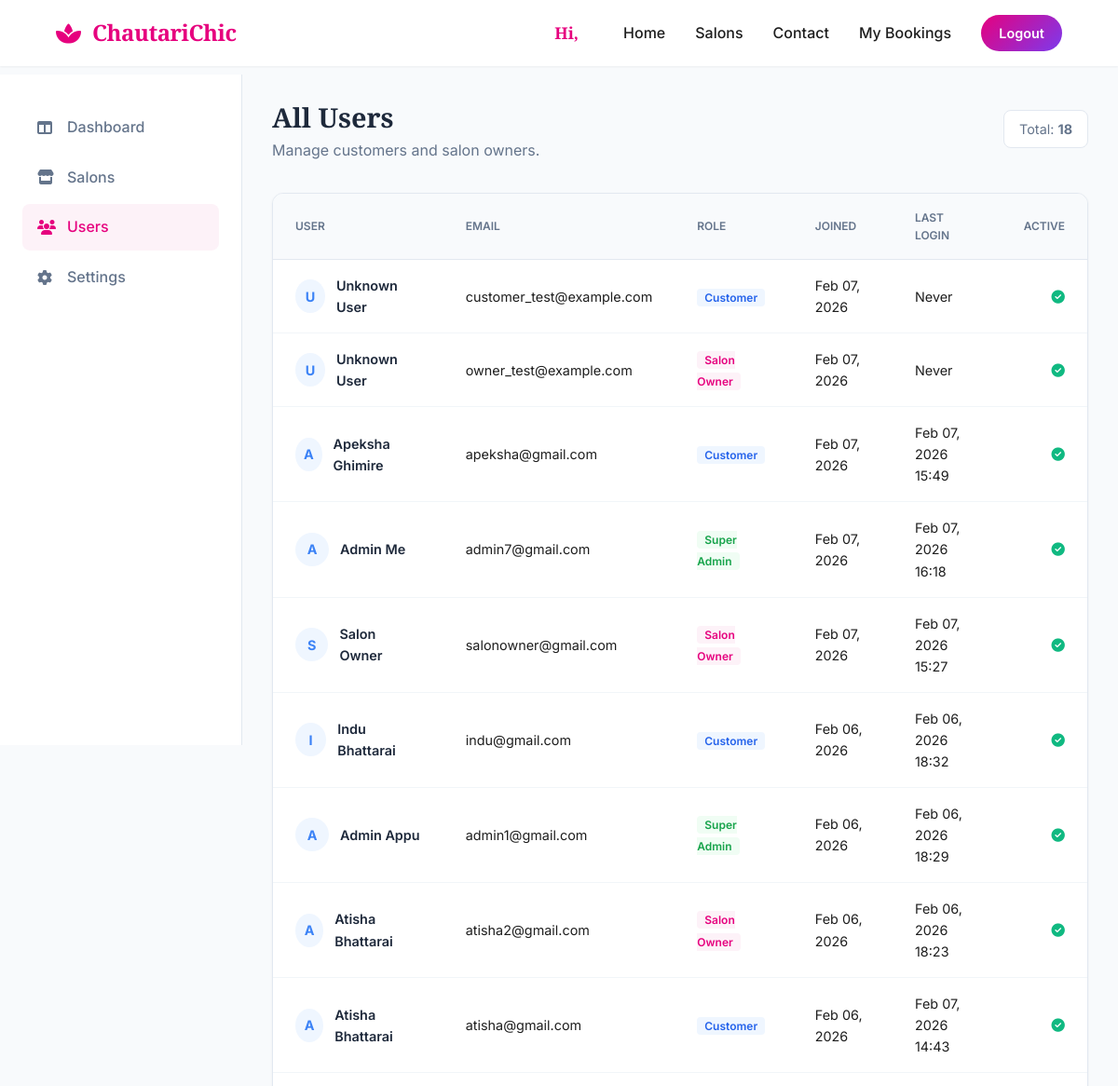
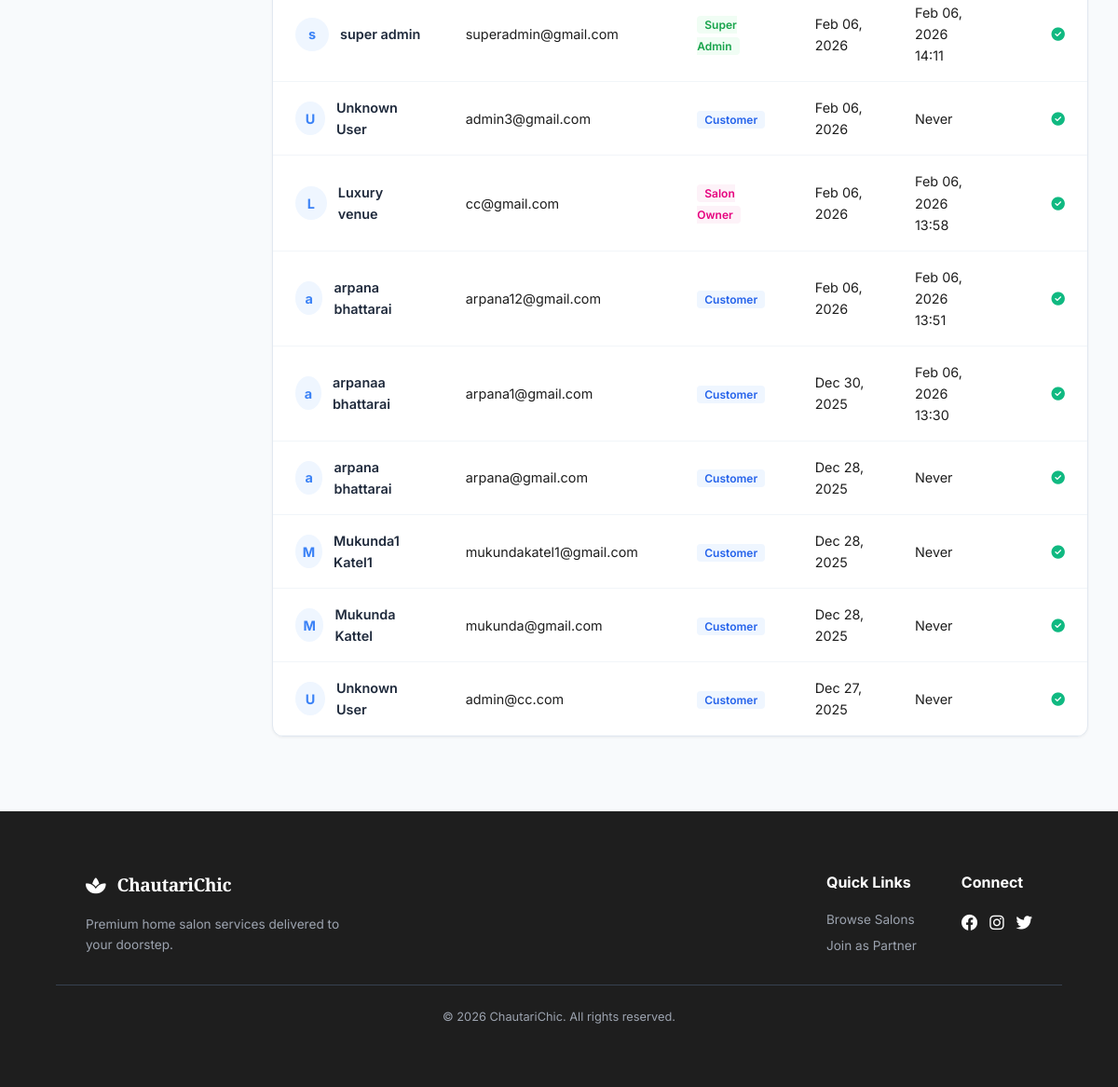
Page /salon/admin/users/ (signed in) on the committed database (2 pictures, top to bottom).
### accounts/models.py (models this page shows, shortened)
class User(AbstractUser):
    USER_TYPE_CHOICES = (
        ('super_admin', 'Super Admin'),
        ('salon_owner', 'Salon Owner'),
        ('customer', 'Customer'),
    )
    user_type = models.CharField(max_length=20, choices=USER_TYPE_CHOICES, default='customer')
    phone_number = models.CharField(max_length=15, unique=True, null=True, blank=True)

### salon/views.py (the view)
# urls.py: path('admin/users/', views.AdminUserListView.as_view(), name='admin_user_list'),
class AdminUserListView(LoginRequiredMixin, SuperAdminRequiredMixin, ListView):
    model = User
    template_name = 'salon/admin_user_list.html'
    context_object_name = 'users'
    queryset = User.objects.all().order_by('-date_joined')

### salon/views.py (called while the page is built)
    def test_func(self):
        return self.request.user.is_authenticated and (self.request.user.user_type == 'super_admin' or self.request.user.is_superuser)

### salon/templates/salon/admin_user_list.html (shortened to what this page needs)
{% extends 'salon/base.html' %}
{% block content %}
<div class="dashboard-container">
    <aside class="sidebar">
        <nav>
            <a href="{% url 'salon:superadmin_dashboard' %}" class="sidebar-link"><i class="fas fa-columns"
                    style="width: 20px;"></i> Dashboard</a>
            <a href="{% url 'salon:admin_salon_list' %}" class="sidebar-link"><i class="fas fa-store"
                    style="width: 20px;"></i> Salons</a>
            <a href="{% url 'salon:admin_user_list' %}" class="sidebar-link active"><i class="fas fa-users"
                    style="width: 20px;"></i> Users</a>
            <a href="#" class="sidebar-link"><i class="fas fa-cog" style="width: 20px;"></i> Settings</a>
        </nav>
    </aside>
    <main class="main-content">
        <div style="margin-bottom: 2rem; display: flex; justify-content: space-between; align-items: center;">
            <div>
                <h1 style="font-family: var(--font-heading); font-size: 1.8rem; color: var(--admin-text);">All Users
                </h1>
                <p style="color: var(--admin-muted);">Manage customers and salon owners.</p>
            </div>
            <div
                style="background: white; padding: 8px 16px; border-radius: 8px; border: 1px solid #e2e8f0; color: var(--admin-muted); font-size: 0.9rem;">
                Total: <strong>{{ users.count }}</strong>
            </div>
        </div>
        <div class="table-container">
            <div style="overflow-x: auto;">
                <table class="admin-table">
                    <thead>
                        <tr>
                            <th>User</th>
                            <th>Email</th>
                            <th>Role</th>
                            <th>Joined</th>
                            <th>Last Login</th>
                            <th style="text-align: right;">Active</th>
                        </tr>
                    </thead>
                    <tbody>
                        {% for user in users %}
                        <tr>
                            <td>
                                <div style="display: flex; align-items: center; gap: 12px;">
                                    <div class="user-avatar">
                                        {{ user.first_name|first|default:"U" }}
                                    </div>
                                    <div style="font-weight: 600; color: #1e293b;">
                                        {{ user.get_full_name|default:"Unknown User" }}
                                    </div>
                                </div>
                            </td>
                            <td>{{ user.email }}</td>
                            <td>
                                <span style="font-size: 0.75rem; font-weight: 600; padding: 2px 8px; border-radius: 4px;
                                {% if user.user_type == 'salon_owner' %} background: #fdf2f8; color: var(--admin-primary);
                                {% elif user.user_type == 'super_admin' %} background: #f0fdf4; color: #16a34a;
                                {% else %} background: #eff6ff; color: #2563eb; {% endif %}">
                                    {{ user.get_user_type_display|default:user.user_type }}
                                </span>
                            </td>
                            <td>{{ user.date_joined|date:"M d, Y" }}</td>
                            <td>{{ user.last_login|date:"M d, Y H:i"|default:"Never" }}</td>
                            <td style="text-align: right;">
                                {% if user.is_active %}
                                <span style="color: #10b981;"><i class="fas fa-check-circle"></i></span>
                                {% else %}
                                <span style="color: #ef4444;"><i class="fas fa-times-circle"></i></span>
                                {% endif %}
                            </td>
                        </tr>
                        {% empty %}
                        <tr>
                            <td colspan="6" style="padding: 3rem; text-align: center; color: #94a3b8;">No users found.
                            </td>
                        </tr>
                        {% endfor %}
                    </tbody>
                </table>
            </div>
        </div>
    </main>
</div>
{% endblock %}

### salon/templates/salon/base.html (style rules this page uses)
:root { --primary: #E6007E; --primary-gradient: linear-gradient(135deg, #E6007E 0%, #7C3AED 100%); --secondary: #7C3AED; --dark: #1E1E1E; --light: #FDF2F8; --white: #FFFFFF; --gray: #6B7280; --gray-light: #F3F4F6; --font-heading: 'Playfair Display', serif; --font-body: 'Inter', sans-serif; --transition: all 0.3s cubic-bezier(0.4, 0, 0.2, 1); --shadow-sm: 0 1px 2px 0 rgba(0, 0, 0, 0.05); --shadow-md: 0 4px 6px -1px rgba(0, 0, 0, 0.1); --shadow-lg: 0 10px 15px -3px rgba(0, 0, 0, 0.1); }
* { margin: 0; padding: 0; box-sizing: border-box; }
body { font-family: var(--font-body); background-color: var(--light); color: var(--dark); line-height: 1.6; }

### salon/templates/salon/admin_user_list.html (style rules this page uses)
:root { --admin-bg: #f8fafc; --admin-sidebar: #ffffff; --admin-text: #1e293b; --admin-muted: #64748b; --admin-primary: #E6007E; }
body { background: var(--admin-bg); }
.dashboard-container { display: flex; min-height: calc(100vh - 80px); }
.sidebar { width: 260px; background: var(--admin-sidebar); border-right: 1px solid #e2e8f0; padding: 2rem 1.5rem; display: flex; flex-direction: column; position: sticky; top: 80px; height: calc(100vh - 80px); flex-shrink: 0; }
.main-content { flex: 1; padding: 2rem; overflow-x: hidden; }
.sidebar-link { display: flex; align-items: center; gap: 12px; padding: 12px 16px; color: var(--admin-muted); text-decoration: none; border-radius: 8px; margin-bottom: 4px; font-weight: 500; transition: all 0.2s; }
.sidebar-link:hover, .sidebar-link.active { background: #fdf2f8; color: var(--admin-primary); }
.table-container { background: white; border-radius: 12px; border: 1px solid #e2e8f0; box-shadow: 0 1px 3px rgba(0, 0, 0, 0.05); overflow: hidden; }
.admin-table { width: 100%; border-collapse: collapse; }
.admin-table th { background: #f8fafc; padding: 1rem 1.5rem; text-align: left; font-size: 0.75rem; color: var(--admin-muted); text-transform: uppercase; font-weight: 600; border-bottom: 1px solid #e2e8f0; }
.admin-table td { padding: 1rem 1.5rem; border-bottom: 1px solid #f1f5f9; font-size: 0.9rem; }
.user-avatar { width: 36px; height: 36px; background: #eff6ff; color: #3b82f6; border-radius: 50%; display: flex; align-items: center; justify-content: center; font-weight: 700; font-size: 0.9rem; }

### rows in the picture
User: first_name|first "U", get_full_name "Unknown User", email "customer_test@example.com", user_type "Customer", date_joined "Feb 07, 2026", last_login "Never", is_active True (drawn)
User: first_name|first "U", get_full_name "Unknown User", email "owner_test@example.com", user_type "Salon Owner", date_joined "Feb 07, 2026", last_login "Never", is_active True (drawn)
User: first_name|first "A", get_full_name "Apeksha Ghimire", email "apeksha@gmail.com", user_type "Customer", date_joined "Feb 07, 2026", last_login "Feb 07, 2026 15:49", is_active True (drawn)
User: first_name|first "A", get_full_name "Admin Me", email "admin7@gmail.com", user_type "Super Admin", date_joined "Feb 07, 2026", last_login "Feb 07, 2026 16:18", is_active True (drawn)
User: first_name|first "S", get_full_name "Salon Owner", email "salonowner@gmail.com", user_type "Salon Owner", date_joined "Feb 07, 2026", last_login "Feb 07, 2026 15:27", is_active True (drawn)
User: first_name|first "I", get_full_name "Indu Bhattarai", email "indu@gmail.com", user_type "Customer", date_joined "Feb 06, 2026", last_login "Feb 06, 2026 18:32", is_active True (drawn)
User: first_name|first "A", get_full_name "Admin Appu", email "admin1@gmail.com", user_type "Super Admin", date_joined "Feb 06, 2026", last_login "Feb 06, 2026 18:29", is_active True (drawn)
User: first_name|first "A", get_full_name "Atisha Bhattarai", email "atisha2@gmail.com", user_type "Salon Owner", date_joined "Feb 06, 2026", last_login "Feb 06, 2026 18:23", is_active True (drawn)
User: first_name|first "A", get_full_name "Atisha Bhattarai", email "atisha@gmail.com", user_type "Customer", date_joined "Feb 06, 2026", last_login "Feb 07, 2026 14:43", is_active True (drawn)
User: first_name|first "s", get_full_name "super admin", email "superadmin@gmail.com", user_type "Super Admin", date_joined "Feb 06, 2026", last_login "Feb 06, 2026 14:11", is_active True (drawn)
User: first_name|first "U", get_full_name "Unknown User", email "admin3@gmail.com", user_type "Customer", date_joined "Feb 06, 2026", last_login "Never", is_active True (drawn)
User: first_name|first "L", get_full_name "Luxury venue", email "cc@gmail.com", user_type "Salon Owner", date_joined "Feb 06, 2026", last_login "Feb 06, 2026 13:58", is_active True (drawn)
User: first_name|first "a", get_full_name "arpana bhattarai", email "arpana12@gmail.com", user_type "Customer", date_joined "Feb 06, 2026", last_login "Feb 06, 2026 13:51", is_active True (drawn)
User: first_name|first "a", get_full_name "arpanaa bhattarai", email "arpana1@gmail.com", user_type "Customer", date_joined "Dec 30, 2025", last_login "Feb 06, 2026 13:30", is_active True (drawn)
User: first_name|first "a", get_full_name "arpana bhattarai", email "arpana@gmail.com", user_type "Customer", date_joined "Dec 28, 2025", last_login "Never", is_active True (drawn)
User: first_name|first "M", get_full_name "Mukunda1 Katel1", email "mukundakatel1@gmail.com", user_type "Customer", date_joined "Dec 28, 2025", last_login "Never", is_active True (drawn)
User: first_name|first "M", get_full_name "Mukunda Kattel", email "mukunda@gmail.com", user_type "Customer", date_joined "Dec 28, 2025", last_login "Never", is_active True (drawn)
User: first_name|first "U", get_full_name "Unknown User", email "admin@cc.com", user_type "Customer", date_joined "Dec 27, 2025", last_login "Never", is_active True (drawn)

### other values in the picture
{{ users.count }} "18"
